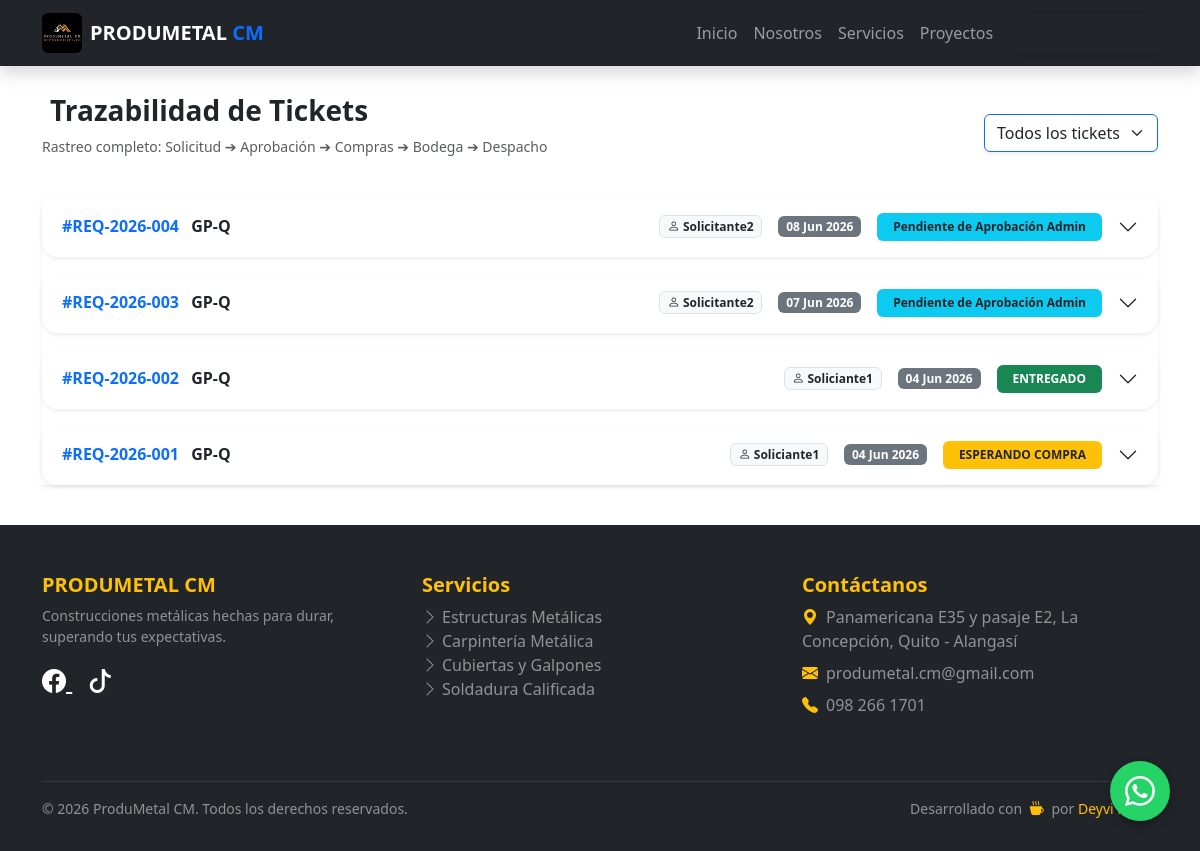
The app's page /erp/auditoria/trazabilidad/ (signed in), older data.
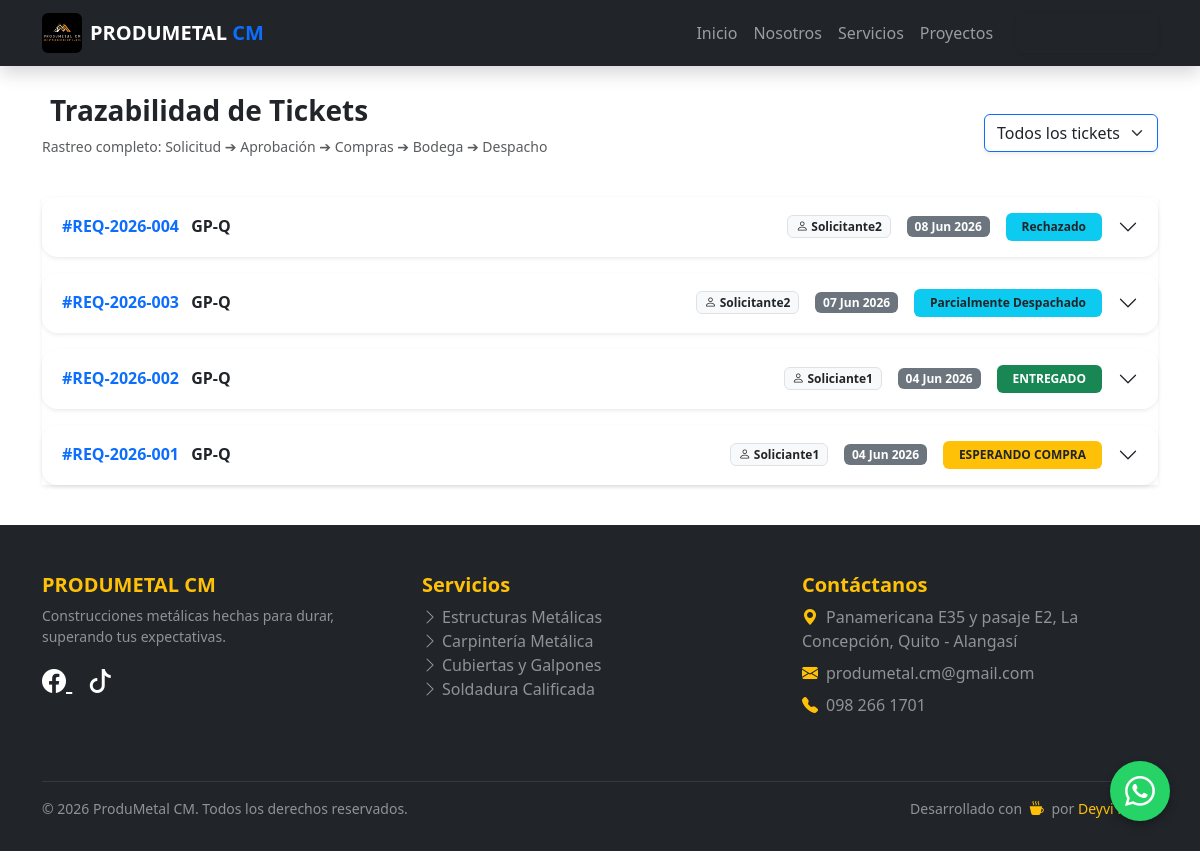
The same page, newer data.
### web/models.py (models this page shows, shortened)
class Requerimiento(models.Model):
    ESTADOS = [
        ('PENDIENTE', 'Pendiente de Aprobación Admin'),
        ('APROBADO', 'Aprobado'),
        ('RECHAZADO', 'Rechazado'),
        ('PARCIALMENTE_DESPACHADO', 'Parcialmente Despachado'),
        ('DESPACHADO', 'Despachado Totalmente'),
        ('EN_COMPRAS', 'Enviado a Compras'),
    ]
    folio = models.CharField(max_length=20, unique=True, blank=True, editable=False)
    solicitante = models.ForeignKey(User, on_delete=models.PROTECT, related_name='requerimientos')
    proyecto = models.ForeignKey(Proyecto, on_delete=models.PROTECT)
    fecha_solicitud = models.DateTimeField(auto_now_add=True)
    estado = models.CharField(max_length=30, choices=ESTADOS, default='PENDIENTE')
    observaciones = models.TextField(blank=True)
    history = HistoricalRecords()

class Proyecto(models.Model):
    nombre = models.CharField(max_length=200)
    centro_costos = models.CharField(max_length=100, unique=True, blank=True)
    descripcion = models.TextField(blank=True, null=True, verbose_name="Descripción del Proyecto")
    is_active = models.BooleanField(default=True, help_text="Desmarcar para borrado lógico")
    fecha_creacion = models.DateTimeField(auto_now_add=True)
    bodega_proyecto = models.OneToOneField(Bodega, on_delete=models.SET_NULL, null=True, blank=True, related_name='proyecto_asociado')
    history = HistoricalRecords() # AUDITORÍA TOTAL

### web/views.py (the view)
# urls.py: path('erp/auditoria/trazabilidad/', views.trazabilidad_requerimientos, name='trazabilidad_requerimientos'),
@login_required(login_url='login')
@user_passes_test(es_admin, login_url='dashboard_erp')
def trazabilidad_requerimientos(request):
    requerimientos = Requerimiento.objects.all().order_by('-fecha_solicitud')
    estado_filtro = request.GET.get('estado')
    if estado_filtro:
        requerimientos = requerimientos.filter(estado=estado_filtro)
    return render(request, 'web/erp/trazabilidad.html', {
        'requerimientos': requerimientos,
        'estado_actual': estado_filtro
    })

### web/views.py (called while the page is built)
def es_admin(user):
    return user.is_superuser

### web/templates/web/erp/trazabilidad.html (shortened to what this page needs)
{% extends 'web/base.html' %}
{% load static %}
{% block content %}
<div class="container py-4">
    <div class="d-flex justify-content-between align-items-center mb-4">
        <div>
            <h3 class="fw-bold text-dark"> Trazabilidad de Tickets</h3>
            <p class="text-muted small">Rastreo completo: Solicitud ➔ Aprobación ➔ Compras ➔ Bodega ➔ Despacho</p>
        </div>
        <div>
            <form method="GET" class="d-flex gap-2">
                <select name="estado" class="form-select border-primary shadow-sm" onchange="this.form.submit()">
                    <option value="">Todos los tickets</option>
                </select>
            </form>
        </div>
    </div>
    <div class="accordion shadow-sm" id="accordionTrazabilidad">
        {% for req in requerimientos %}
        <div class="accordion-item border-0 mb-3 rounded-4 overflow-hidden shadow-sm">
            <h2 class="accordion-header" id="heading{{ req.id }}">
                <button class="accordion-button collapsed bg-white fw-bold" type="button" data-bs-toggle="collapse" data-bs-target="#collapse{{ req.id }}" aria-expanded="false" aria-controls="collapse{{ req.id }}">
                    <div class="d-flex w-100 justify-content-between align-items-center me-3">
                        <div>
                            <span class="text-primary me-2">#{{ req.folio }}</span>
                            <span class="text-dark">{{ req.proyecto.centro_costos }}</span>
                        </div>
                        <div class="d-flex align-items-center gap-3">
                            <span class="badge bg-light text-dark border"><i class="bi bi-person"></i> {{ req.solicitante.username }}</span>
                            <span class="badge bg-secondary">{{ req.fecha_solicitud|date:"d M Y" }}</span>
                            {% if req.estado == 'DESPACHADO' %}
                                <span class="badge bg-success px-3 py-2">ENTREGADO</span>
                            {% elif req.estado == 'EN_COMPRAS' %}
                                <span class="badge bg-warning text-dark px-3 py-2">ESPERANDO COMPRA</span>
                            {% else %}
                                <span class="badge bg-info text-dark px-3 py-2">{{ req.get_estado_display }}</span>
                            {% endif %}
                        </div>
                    </div>
                </button>
            </h2>
        </div>
        {% empty %}
        <div class="text-center py-5 text-muted">
            <i class="bi bi-folder2-open fs-1"></i>
            <p class="mt-2">No hay tickets registrados en el sistema.</p>
        </div>
        {% endfor %}
    </div>
</div>
{% endblock %}

Row changes from the older to the newer data that the page shows:
changed Requerimiento: estado "Pendiente de Aprobación Admin" → "Rechazado"
changed Requerimiento: estado "Pendiente de Aprobación Admin" → "Parcialmente Despachado"
